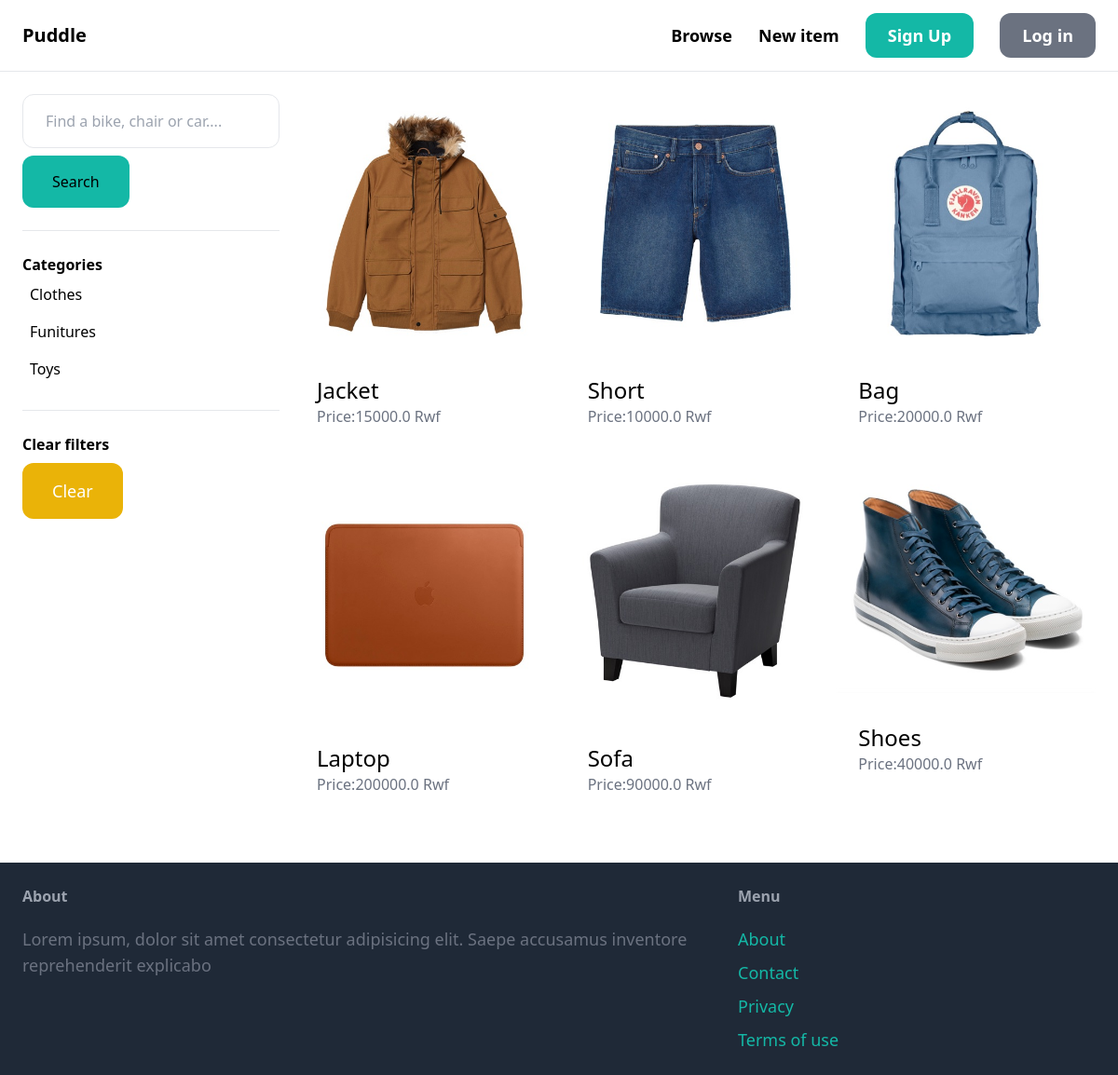
The app's page /items/ with its own data.
### item/models.py (models this page shows, shortened)
class Category(models.Model):
    name= models.CharField(max_length=225)
    class Meta:
        ordering = ('name',)
        verbose_name_plural = 'Categories'

class Item(models.Model):
    category = models.ForeignKey(Category, related_name='items', on_delete=models.CASCADE)
    name = models.CharField(max_length=255)
    description = models.TextField(blank=True, null=True)
    price = models.FloatField()
    image = models.ImageField(upload_to='item_images', blank=True, null=True)
    created_by = models.ForeignKey(User,related_name='items', on_delete=models.CASCADE)
    is_sold = models.BooleanField(default=False)
    created_at = models.DateTimeField(auto_now_add=True)

### item/views.py (the view)
# urls.py: path('',views.items,name='items'),
def items(request):
    categories = Category.objects.all()
    category_id = request.GET.get('category',0)
    query = request.GET.get('query','')
    items = Item.objects.filter(is_sold=False)
    if category_id:
        items = items.filter(category_id=category_id)
    if query:
        items = items.filter(Q(name__icontains=query) | Q(description__icontains=query) )
    return render(request,'item/items.html',
                  {'items':items,
                  'query':query,
                  'categories':categories,
                  'category_id':int(category_id),
                })

### item/templates/item/items.html (shortened to what this page needs)
{% extends 'core/base.html'%}
{% block content%}
<div class="pb-6 grid grid-cols-4 gap-4 bg-gray-150 ">
<div class="col-span-1">
     <form method="get" action="{% url 'item:items'%}">
        <input name="query" class="w-full py-4 px-6 border rounded-xl" type="text" value="{{query}}" placeholder="Find a bike, chair or car....">
        <button class="mt-2 py-4 px-8 text bg-teal-500 tex  rounded-xl">Search</button>
     </form>
     <hr class="my-6">
     <p class="font-semibold">Categories</p>
     <ul>
        {% for category in categories%}
        <li class="py-2 px-2 rounded-xl {% if category.id == category_id %}bg-gray-200{%endif%}">
          <a href="{% url 'item:items'%}?query={{query}}&category={{category.id}}">{{category.name}}</a>
        </li>
        {%endfor%}
        <hr class="my-6">
     <p class="font-semibold">Clear filters</p>
     <ul>
        <li><a href="{% url 'item:items'%}" class="mt-2 py-4 px-8 inline-block bg-yellow-500 text-lg rounded-xl text-white  ">Clear</a></li>
     </ul>
     </ul>
</div>
<div class="col-span-3">
    <div class="grid grid-cols-3 gap-3">
        {% for item in items %}
        <div>
            <a href="{% url 'item:detail' item.id %}">
        <div>
            <img src="{{item.image.url}}" class="rounded-t-xl">
        </div>
        <div class="p-6 bg-white rounded-b-xl">
            <h2 class="text-2xl "> {{item.name}}</h2>
            <p class="text-gray-500 ">Price:{{item.price}} Rwf</p>
        </div>
            </a>
        </div>
        {%endfor%}
        </div>
</div>
</div>
{% endblock %}

### records on screen
Category: name "Clothes"
Category: name "Funitures"
Category: name "Toys"
Item: image (picture), name "Jacket", price "15000.0"
Item: image (picture), name "Short", price "10000.0"
Item: image (picture), name "Bag", price "20000.0"
Item: image (picture), name "Laptop", price "200000.0"
Item: image (picture), name "Sofa", price "90000.0"
Item: image (picture), name "Shoes", price "40000.0"
